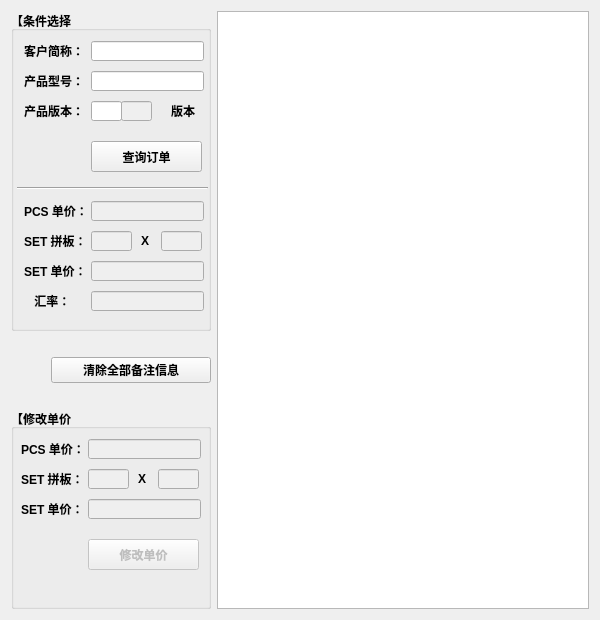
<?xml version="1.0" encoding="UTF-8"?>
<ui version="4.0">
 <class>MainWork</class>
 <widget class="QWidget" name="MainWork">
  <property name="windowModality">
   <enum>Qt::NonModal</enum>
  </property>
  <property name="enabled">
   <bool>true</bool>
  </property>
  <property name="geometry">
   <rect>
    <x>0</x>
    <y>0</y>
    <width>600</width>
    <height>615</height>
   </rect>
  </property>
  <property name="mouseTracking">
   <bool>true</bool>
  </property>
  <property name="windowTitle">
   <string>Form</string>
  </property>
  <property name="layoutDirection">
   <enum>Qt::LeftToRight</enum>
  </property>
  <property name="autoFillBackground">
   <bool>true</bool>
  </property>
  <layout class="QHBoxLayout" name="horizontalLayout_2">
   <item>
    <layout class="QVBoxLayout" name="verticalLayout">
     <item>
      <widget class="QGroupBox" name="groupBox">
       <property name="sizePolicy">
        <sizepolicy hsizetype="Fixed" vsizetype="Expanding">
         <horstretch>0</horstretch>
         <verstretch>0</verstretch>
        </sizepolicy>
       </property>
       <property name="minimumSize">
        <size>
         <width>200</width>
         <height>320</height>
        </size>
       </property>
       <property name="font">
        <font>
         <weight>75</weight>
         <bold>true</bold>
        </font>
       </property>
       <property name="title">
        <string>【条件选择】</string>
       </property>
       <widget class="QLabel" name="label">
        <property name="geometry">
         <rect>
          <x>13</x>
          <y>30</y>
          <width>61</width>
          <height>20</height>
         </rect>
        </property>
        <property name="text">
         <string>客户简称：</string>
        </property>
       </widget>
       <widget class="QLineEdit" name="lineEditCust">
        <property name="geometry">
         <rect>
          <x>80</x>
          <y>30</y>
          <width>113</width>
          <height>20</height>
         </rect>
        </property>
       </widget>
       <widget class="QLineEdit" name="lineEditProdNo">
        <property name="geometry">
         <rect>
          <x>80</x>
          <y>60</y>
          <width>113</width>
          <height>20</height>
         </rect>
        </property>
       </widget>
       <widget class="QLabel" name="label_2">
        <property name="geometry">
         <rect>
          <x>13</x>
          <y>60</y>
          <width>61</width>
          <height>20</height>
         </rect>
        </property>
        <property name="text">
         <string>产品型号：</string>
        </property>
       </widget>
       <widget class="QLabel" name="label_3">
        <property name="geometry">
         <rect>
          <x>13</x>
          <y>90</y>
          <width>61</width>
          <height>20</height>
         </rect>
        </property>
        <property name="text">
         <string>产品版本：</string>
        </property>
       </widget>
       <widget class="QPushButton" name="pushButton">
        <property name="enabled">
         <bool>true</bool>
        </property>
        <property name="geometry">
         <rect>
          <x>80</x>
          <y>130</y>
          <width>111</width>
          <height>31</height>
         </rect>
        </property>
        <property name="text">
         <string>查询订单</string>
        </property>
       </widget>
       <widget class="QLineEdit" name="lineEditProdPCSPrice">
        <property name="enabled">
         <bool>false</bool>
        </property>
        <property name="geometry">
         <rect>
          <x>80</x>
          <y>190</y>
          <width>113</width>
          <height>20</height>
         </rect>
        </property>
        <property name="maxLength">
         <number>8</number>
        </property>
       </widget>
       <widget class="QLabel" name="label_4">
        <property name="geometry">
         <rect>
          <x>13</x>
          <y>190</y>
          <width>61</width>
          <height>20</height>
         </rect>
        </property>
        <property name="text">
         <string>PCS 单价：</string>
        </property>
       </widget>
       <widget class="QLineEdit" name="lineEditProdSETPrice">
        <property name="enabled">
         <bool>false</bool>
        </property>
        <property name="geometry">
         <rect>
          <x>80</x>
          <y>250</y>
          <width>113</width>
          <height>20</height>
         </rect>
        </property>
        <property name="maxLength">
         <number>8</number>
        </property>
        <property name="readOnly">
         <bool>false</bool>
        </property>
       </widget>
       <widget class="QLabel" name="label_5">
        <property name="geometry">
         <rect>
          <x>13</x>
          <y>250</y>
          <width>61</width>
          <height>20</height>
         </rect>
        </property>
        <property name="text">
         <string>SET 单价：</string>
        </property>
       </widget>
       <widget class="QLineEdit" name="lineEditProdBX">
        <property name="enabled">
         <bool>false</bool>
        </property>
        <property name="geometry">
         <rect>
          <x>80</x>
          <y>220</y>
          <width>41</width>
          <height>20</height>
         </rect>
        </property>
        <property name="maxLength">
         <number>8</number>
        </property>
       </widget>
       <widget class="QLabel" name="label_6">
        <property name="geometry">
         <rect>
          <x>13</x>
          <y>220</y>
          <width>61</width>
          <height>20</height>
         </rect>
        </property>
        <property name="text">
         <string>SET 拼板：</string>
        </property>
       </widget>
       <widget class="QLineEdit" name="lineEditProdBY">
        <property name="enabled">
         <bool>false</bool>
        </property>
        <property name="geometry">
         <rect>
          <x>150</x>
          <y>220</y>
          <width>41</width>
          <height>20</height>
         </rect>
        </property>
        <property name="maxLength">
         <number>8</number>
        </property>
       </widget>
       <widget class="QLabel" name="label_7">
        <property name="geometry">
         <rect>
          <x>130</x>
          <y>220</y>
          <width>16</width>
          <height>20</height>
         </rect>
        </property>
        <property name="text">
         <string>X</string>
        </property>
       </widget>
       <widget class="QLabel" name="label_8">
        <property name="geometry">
         <rect>
          <x>10</x>
          <y>280</y>
          <width>61</width>
          <height>20</height>
         </rect>
        </property>
        <property name="text">
         <string>    汇率：</string>
        </property>
       </widget>
       <widget class="QLineEdit" name="lineEditProdSETPriceERT">
        <property name="enabled">
         <bool>false</bool>
        </property>
        <property name="geometry">
         <rect>
          <x>80</x>
          <y>280</y>
          <width>113</width>
          <height>20</height>
         </rect>
        </property>
        <property name="maxLength">
         <number>8</number>
        </property>
       </widget>
       <widget class="QLabel" name="label_13">
        <property name="geometry">
         <rect>
          <x>160</x>
          <y>90</y>
          <width>31</width>
          <height>20</height>
         </rect>
        </property>
        <property name="text">
         <string>版本</string>
        </property>
       </widget>
       <widget class="Line" name="line">
        <property name="geometry">
         <rect>
          <x>6</x>
          <y>167</y>
          <width>191</width>
          <height>20</height>
         </rect>
        </property>
        <property name="orientation">
         <enum>Qt::Horizontal</enum>
        </property>
       </widget>
       <widget class="QLineEdit" name="lineEditPNVer">
        <property name="geometry">
         <rect>
          <x>80</x>
          <y>90</y>
          <width>31</width>
          <height>20</height>
         </rect>
        </property>
       </widget>
       <widget class="QLineEdit" name="lineEditPNVerIn">
        <property name="enabled">
         <bool>false</bool>
        </property>
        <property name="geometry">
         <rect>
          <x>110</x>
          <y>90</y>
          <width>31</width>
          <height>20</height>
         </rect>
        </property>
       </widget>
      </widget>
     </item>
     <item>
      <layout class="QHBoxLayout" name="horizontalLayout">
       <property name="topMargin">
        <number>20</number>
       </property>
       <property name="bottomMargin">
        <number>20</number>
       </property>
       <item>
        <spacer name="horizontalSpacer">
         <property name="orientation">
          <enum>Qt::Horizontal</enum>
         </property>
         <property name="sizeType">
          <enum>QSizePolicy::Preferred</enum>
         </property>
         <property name="sizeHint" stdset="0">
          <size>
           <width>40</width>
           <height>20</height>
          </size>
         </property>
        </spacer>
       </item>
       <item>
        <widget class="QPushButton" name="pushButton_clearMark">
         <property name="enabled">
          <bool>true</bool>
         </property>
         <property name="font">
          <font>
           <weight>75</weight>
           <bold>true</bold>
          </font>
         </property>
         <property name="text">
          <string>清除全部备注信息</string>
         </property>
        </widget>
       </item>
      </layout>
     </item>
     <item>
      <widget class="QGroupBox" name="groupBox_2">
       <property name="sizePolicy">
        <sizepolicy hsizetype="Fixed" vsizetype="Fixed">
         <horstretch>0</horstretch>
         <verstretch>0</verstretch>
        </sizepolicy>
       </property>
       <property name="minimumSize">
        <size>
         <width>200</width>
         <height>200</height>
        </size>
       </property>
       <property name="font">
        <font>
         <weight>75</weight>
         <bold>true</bold>
        </font>
       </property>
       <property name="title">
        <string>【修改单价】</string>
       </property>
       <widget class="QLabel" name="label_12">
        <property name="geometry">
         <rect>
          <x>10</x>
          <y>30</y>
          <width>61</width>
          <height>20</height>
         </rect>
        </property>
        <property name="text">
         <string>PCS 单价：</string>
        </property>
       </widget>
       <widget class="QLabel" name="label_11">
        <property name="geometry">
         <rect>
          <x>127</x>
          <y>60</y>
          <width>16</width>
          <height>20</height>
         </rect>
        </property>
        <property name="text">
         <string>X</string>
        </property>
       </widget>
       <widget class="QLineEdit" name="lineEditProdBXM">
        <property name="enabled">
         <bool>false</bool>
        </property>
        <property name="geometry">
         <rect>
          <x>77</x>
          <y>60</y>
          <width>41</width>
          <height>20</height>
         </rect>
        </property>
        <property name="maxLength">
         <number>8</number>
        </property>
       </widget>
       <widget class="QLineEdit" name="lineEditProdSETPriceM">
        <property name="enabled">
         <bool>false</bool>
        </property>
        <property name="geometry">
         <rect>
          <x>77</x>
          <y>90</y>
          <width>113</width>
          <height>20</height>
         </rect>
        </property>
        <property name="maxLength">
         <number>8</number>
        </property>
       </widget>
       <widget class="QLineEdit" name="lineEditProdBYM">
        <property name="enabled">
         <bool>false</bool>
        </property>
        <property name="geometry">
         <rect>
          <x>147</x>
          <y>60</y>
          <width>41</width>
          <height>20</height>
         </rect>
        </property>
        <property name="maxLength">
         <number>8</number>
        </property>
       </widget>
       <widget class="QLabel" name="label_9">
        <property name="geometry">
         <rect>
          <x>10</x>
          <y>90</y>
          <width>61</width>
          <height>20</height>
         </rect>
        </property>
        <property name="text">
         <string>SET 单价：</string>
        </property>
       </widget>
       <widget class="QLabel" name="label_10">
        <property name="geometry">
         <rect>
          <x>10</x>
          <y>60</y>
          <width>61</width>
          <height>20</height>
         </rect>
        </property>
        <property name="text">
         <string>SET 拼板：</string>
        </property>
       </widget>
       <widget class="QLineEdit" name="lineEditProdPCSPriceM">
        <property name="enabled">
         <bool>false</bool>
        </property>
        <property name="geometry">
         <rect>
          <x>77</x>
          <y>30</y>
          <width>113</width>
          <height>20</height>
         </rect>
        </property>
        <property name="maxLength">
         <number>32767</number>
        </property>
       </widget>
       <widget class="QPushButton" name="pushButtonPMYES">
        <property name="enabled">
         <bool>false</bool>
        </property>
        <property name="geometry">
         <rect>
          <x>77</x>
          <y>130</y>
          <width>111</width>
          <height>31</height>
         </rect>
        </property>
        <property name="text">
         <string>修改单价</string>
        </property>
       </widget>
      </widget>
     </item>
    </layout>
   </item>
   <item>
    <layout class="QVBoxLayout" name="verticalLayout_2" stretch="0">
     <property name="spacing">
      <number>0</number>
     </property>
     <item>
      <widget class="QTableView" name="tableViewMain">
       <property name="enabled">
        <bool>true</bool>
       </property>
       <property name="font">
        <font>
         <weight>50</weight>
         <bold>false</bold>
        </font>
       </property>
       <property name="mouseTracking">
        <bool>true</bool>
       </property>
       <property name="autoFillBackground">
        <bool>true</bool>
       </property>
       <property name="sizeAdjustPolicy">
        <enum>QAbstractScrollArea::AdjustToContentsOnFirstShow</enum>
       </property>
       <property name="editTriggers">
        <set>QAbstractItemView::NoEditTriggers</set>
       </property>
      </widget>
     </item>
    </layout>
   </item>
  </layout>
 </widget>
 <resources/>
 <connections/>
</ui>
